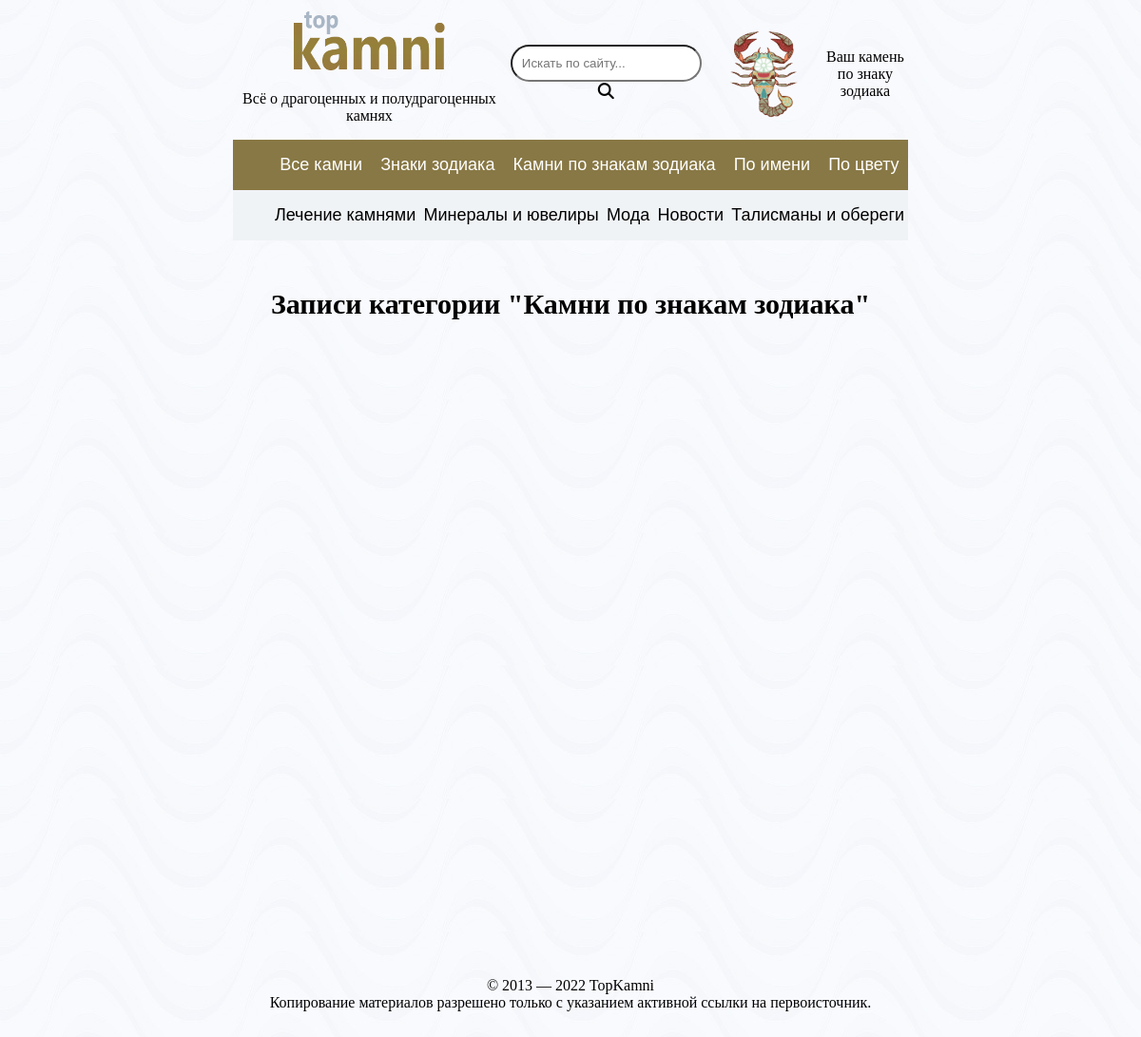
The page /category/kamni-znak-zodiaka on the database its author committed.
### main/models.py (models this page shows)
class Category(models.Model):
    title = models.CharField(verbose_name='Название', max_length=255)
    slug = models.SlugField(verbose_name='Url', max_length=255, unique=True)
    is_show_in_main_navigation = models.BooleanField(verbose_name='В основной навигации', default=False)
    is_show_in_social_links = models.BooleanField(verbose_name='В доп. навигации', default=False)
    def __str__(self) -> str:
        return self.title
    def get_absolute_url(self):
        return reverse('category-detail', kwargs={'slug': self.slug})
    class Meta:
        verbose_name = 'Категория(ю)'
        verbose_name_plural = 'Категории'
        ordering = ['title']

### main/views.py (the view)
# urls.py: path('category/<str:slug>', NewsFromCategory.as_view(), name='category-detail'),
class NewsFromCategory(ListView):
    model = Post
    template_name = 'main/posts_from_category.html'
    context_object_name = 'posts'
    paginate_by = 5
    def get_context_data(self, *, object_list=None, **kwargs):
        context = super().get_context_data(**kwargs)
        slug = self.kwargs['slug']
        name_of_category = Category.objects.get(slug=slug)
        context['title'] = f'Записи категории "{name_of_category}"'
        updated_posts = []
        for post in context['posts']:
            post.content = post.content.replace('<h2>','<h4>').replace('</h2>','</h4>')
            updated_posts.append(post)
        context['posts'] = updated_posts
        return context

### main/templatetags/main_tags.py (called while the page is built)
@register.inclusion_tag('main/nav.html')
def show_categories():
    main_navigation = Category.objects.filter(is_show_in_main_navigation=True)
    social_links = Category.objects.filter(is_show_in_social_links=True)
    context = {
        'main_navigation': main_navigation,
        'social_links': social_links,
    }
    return context

### main/templates/main/posts_from_category.html
{% extends 'main/index.html' %}
{% block content %}
<h1>{{ title }}</h1>
{% endblock %}

### main/templates/main/nav.html
{% load static %}
<nav>
    <div class="main-navigation">
        <ul>
            {% for category in main_navigation %}
                <li><a href="{{ category.get_absolute_url }}">{{ category.title }}</a></li>
            {% endfor %}
        </ul>
    </div>
    <div class="social-links">
        <ul>
            {% for category in social_links %}
                <li><a href="{{ category.get_absolute_url }}">{{ category.title }}</a></li>
            {% endfor %}
        </ul>
    </div>
</nav>

### mysite/static/css/style.css (style rules this page uses)
body { background: url(bg.png); }
h1 { font-size: 30px; text-align: center; margin-top: 50px; }
nav { display: flex; flex-direction: column; width: 60%; justify-content: center; text-align: center; margin: 0px 20%; min-width: 700px; font-family: Helvetica, "Trebuchet MS", Verdana, sans-serif; }
nav a { text-decoration: none; font-size: 18px; }
nav .main-navigation { background-color: #887845; -ms-user-select: none; -moz-user-select: none; -webkit-user-select: none; user-select: none; }
nav .main-navigation a { color: white; }
nav .social-links { background-color: #f0f3f6; -ms-user-select: none; -moz-user-select: none; -webkit-user-select: none; user-select: none; }
nav .social-links a { color: black; }
nav ul { display: flex; flex-direction: row; justify-content: space-around; }
nav ul li { display: block; }

### rows shown on the page
Category: title "Все камни"
Category: title "Знаки зодиака"
Category: title "Камни по знакам зодиака"
Category: title "По имени"
Category: title "По цвету"
Category: title "Лечение камнями"
Category: title "Минералы и ювелиры"
Category: title "Мода"
Category: title "Новости"
Category: title "Талисманы и обереги"

### other values the page prints
{{ title }} "Записи категории \"Камни по знакам зодиака\""
